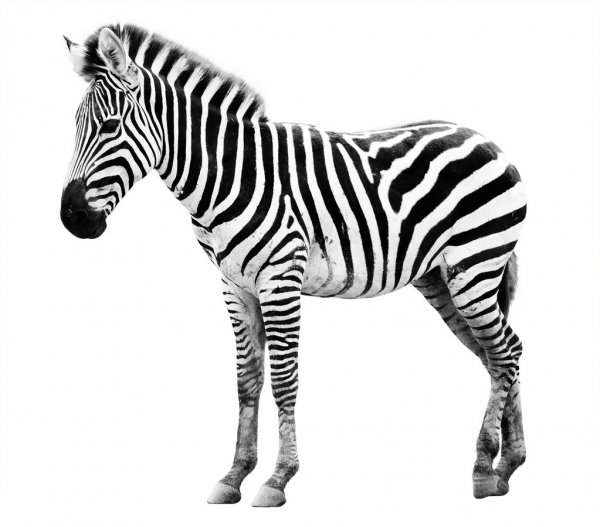
#> input picture images/zebra.jpg, 600 x 527 px
$ python 07_aspect_ratio_resize.py
#> lines starting #> are read from the running program, lines starting #| are printed output that depends on the picture
from __future__ import print_function
import cv2
import numpy as np

#load image
image_path = "images/zebra.jpg"

image = cv2.imread(image_path)
#> image is the input picture: shape (527, 600, 3); mean B, G, R 214.4, 214.4, 214.4
#get the image share which returns height, weight, width,
#and channels as a tuple. Calculate the aspect ratio.

(h, w) = image.shape[:2]
#> h = 527; w = 600
aspect = w / h
#> aspect = 1.14

#lets resize the image to decrease height by half of the
#original image.
height = int(0.5 * h)
#> height = 263
width = int(height * aspect)
#> width = 299

#New Image dimension as a tuple
dimension = (height, width)
#> dimension = (263, 299)
resizedImage = cv2.resize(image, dimension, interpolation = cv2.INTER_AREA)
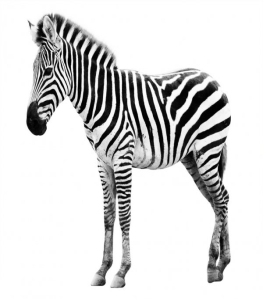
#> resizedImage: shape (299, 263, 3); mean B, G, R 214.4, 214.5, 214.5
cv2.imshow("Resized Image", resizedImage)

#resize using x and y factors

resizedWithFactors = cv2.resize(image,None, fx=1.2, fy = 1.2,interpolation=cv2.INTER_LANCZOS4)
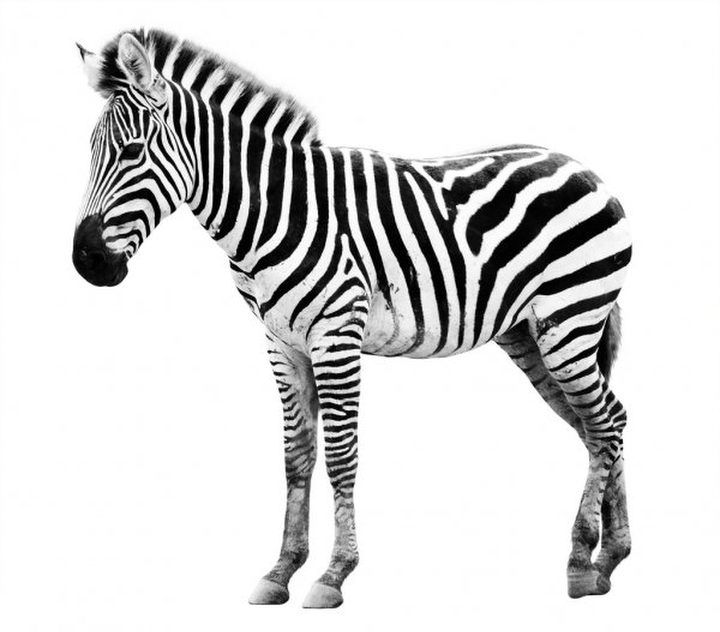
#> resizedWithFactors: shape (632, 720, 3); mean B, G, R 214.4, 214.4, 214.4
cv2.imshow("Resized with factors",resizedWithFactors)
cv2.waitKey(0)
